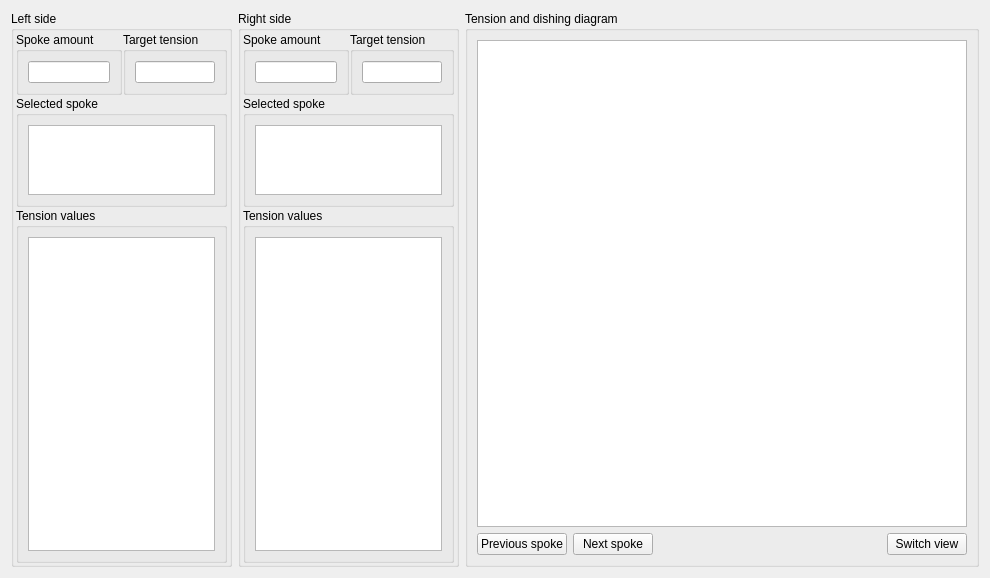
      <widget class="QWidget" name="tensionTab">
       <attribute name="title">
        <string>Tension a wheel</string>
       </attribute>
       <layout class="QHBoxLayout" name="horizontalLayoutTensionTabTop">
        <item>
         <layout class="QHBoxLayout" name="horizontalLayoutTensionTab" stretch="1,1,10">
          <item>
           <widget class="QGroupBox" name="groupBoxSideLeft">
            <property name="sizePolicy">
             <sizepolicy hsizetype="Preferred" vsizetype="Preferred">
              <horstretch>0</horstretch>
              <verstretch>0</verstretch>
             </sizepolicy>
            </property>
            <property name="title">
             <string>Left side</string>
            </property>
            <layout class="QVBoxLayout" name="verticalLayoutSideLeft" stretch="0,2,10">
             <property name="spacing">
              <number>1</number>
             </property>
             <property name="leftMargin">
              <number>2</number>
             </property>
             <property name="topMargin">
              <number>1</number>
             </property>
             <property name="rightMargin">
              <number>2</number>
             </property>
             <property name="bottomMargin">
              <number>1</number>
             </property>
             <item>
              <layout class="QHBoxLayout" name="horizontalLayoutAmountTensionLeft">
               <property name="topMargin">
                <number>0</number>
               </property>
               <item>
                <widget class="QGroupBox" name="groupBoxSpokeAmountLeft">
                 <property name="sizePolicy">
                  <sizepolicy hsizetype="Preferred" vsizetype="Preferred">
                   <horstretch>0</horstretch>
                   <verstretch>0</verstretch>
                  </sizepolicy>
                 </property>
                 <property name="title">
                  <string>Spoke amount</string>
                 </property>
                 <layout class="QVBoxLayout" name="verticalLayout">
                  <property name="spacing">
                   <number>6</number>
                  </property>
                  <item>
                   <widget class="QLineEdit" name="lineEditSpokeAmountLeft">
                    <property name="sizePolicy">
                     <sizepolicy hsizetype="Maximum" vsizetype="Maximum">
                      <horstretch>0</horstretch>
                      <verstretch>0</verstretch>
                     </sizepolicy>
                    </property>
                   </widget>
                  </item>
                 </layout>
                </widget>
               </item>
               <item>
                <spacer name="horizontalSpacerAmountTensionLeft">
                 <property name="orientation">
                  <enum>Qt::Orientation::Horizontal</enum>
                 </property>
                 <property name="sizeHint" stdset="0">
                  <size>
                   <width>40</width>
                   <height>20</height>
                  </size>
                 </property>
                </spacer>
               </item>
               <item>
                <widget class="QGroupBox" name="GroupBoxTargetTensionLeft">
                 <property name="sizePolicy">
                  <sizepolicy hsizetype="Maximum" vsizetype="Maximum">
                   <horstretch>0</horstretch>
                   <verstretch>0</verstretch>
                  </sizepolicy>
                 </property>
                 <property name="title">
                  <string>Target tension</string>
                 </property>
                 <layout class="QHBoxLayout" name="horizontalLayoutNewtonKgfLeft">
                  <item>
                   <widget class="QLineEdit" name="lineEditTargetTensionLeft">
                    <property name="sizePolicy">
                     <sizepolicy hsizetype="Maximum" vsizetype="Maximum">
                      <horstretch>0</horstretch>
                      <verstretch>0</verstretch>
                     </sizepolicy>
                    </property>
                   </widget>
                  </item>
                 </layout>
                </widget>
               </item>
              </layout>
             </item>
             <item>
              <widget class="QGroupBox" name="groupBoxSelectedSpokeLeft">
               <property name="title">
                <string>Selected spoke</string>
               </property>
               <layout class="QVBoxLayout" name="verticalLayoutSelectedSpokeLeft">
                <property name="spacing">
                 <number>6</number>
                </property>
                <item>
                 <widget class="QPlainTextEdit" name="plainTextEditSelectedSpokeLeft">
                  <property name="readOnly">
                   <bool>true</bool>
                  </property>
                 </widget>
                </item>
               </layout>
              </widget>
             </item>
             <item>
              <widget class="QGroupBox" name="groupBoxTensionValuesLeft">
               <property name="title">
                <string>Tension values</string>
               </property>
               <layout class="QVBoxLayout" name="verticalLayoutSelectedTensionValuesLeft">
                <property name="spacing">
                 <number>6</number>
                </property>
                <item>
                 <widget class="QTableView" name="tableViewTensionsLeft"/>
                </item>
               </layout>
              </widget>
             </item>
            </layout>
           </widget>
          </item>
          <item>
           <widget class="QGroupBox" name="groupBoxSideRight">
            <property name="sizePolicy">
             <sizepolicy hsizetype="Preferred" vsizetype="Preferred">
              <horstretch>0</horstretch>
              <verstretch>0</verstretch>
             </sizepolicy>
            </property>
            <property name="title">
             <string>Right side</string>
            </property>
            <layout class="QVBoxLayout" name="verticalLayoutSideRight" stretch="0,2,10">
             <property name="spacing">
              <number>1</number>
             </property>
             <property name="leftMargin">
              <number>2</number>
             </property>
             <property name="topMargin">
              <number>1</number>
             </property>
             <property name="rightMargin">
              <number>2</number>
             </property>
             <property name="bottomMargin">
              <number>1</number>
             </property>
             <item>
              <layout class="QHBoxLayout" name="horizontalLayoutAmountTensionRight">
               <property name="topMargin">
                <number>0</number>
               </property>
               <item>
                <widget class="QGroupBox" name="groupBoxSpokeAmountRight">
                 <property name="title">
                  <string>Spoke amount</string>
                 </property>
                 <layout class="QVBoxLayout" name="verticalLayoutSpokeAmountRight">
                  <property name="spacing">
                   <number>6</number>
                  </property>
                  <item>
                   <widget class="QLineEdit" name="lineEditSpokeAmountRight"/>
                  </item>
                 </layout>
                </widget>
               </item>
               <item>
                <spacer name="horizontalSpacerAmountTensionRight">
                 <property name="orientation">
                  <enum>Qt::Orientation::Horizontal</enum>
                 </property>
                 <property name="sizeHint" stdset="0">
                  <size>
                   <width>40</width>
                   <height>20</height>
                  </size>
                 </property>
                </spacer>
               </item>
               <item>
                <widget class="QGroupBox" name="GroupBoxTargetTensionRight">
                 <property name="sizePolicy">
                  <sizepolicy hsizetype="Maximum" vsizetype="Maximum">
                   <horstretch>0</horstretch>
                   <verstretch>0</verstretch>
                  </sizepolicy>
                 </property>
                 <property name="title">
                  <string>Target tension</string>
                 </property>
                 <layout class="QHBoxLayout" name="horizontalLayoutNewtonKgfRight">
                  <item>
                   <widget class="QLineEdit" name="lineEditTargetTensionRight">
                    <property name="sizePolicy">
                     <sizepolicy hsizetype="Maximum" vsizetype="Maximum">
                      <horstretch>0</horstretch>
                      <verstretch>0</verstretch>
                     </sizepolicy>
                    </property>
                   </widget>
                  </item>
                 </layout>
                </widget>
               </item>
              </layout>
             </item>
             <item>
              <widget class="QGroupBox" name="groupBoxSelectedSpokeRight">
               <property name="title">
                <string>Selected spoke</string>
               </property>
               <layout class="QVBoxLayout" name="verticalLayoutSelectedSpokeRight">
                <property name="spacing">
                 <number>6</number>
                </property>
                <item>
                 <widget class="QPlainTextEdit" name="plainTextEditSelectedSpokeRight">
                  <property name="readOnly">
                   <bool>true</bool>
                  </property>
                 </widget>
                </item>
               </layout>
              </widget>
             </item>
             <item>
              <widget class="QGroupBox" name="groupBoxTensionValuesRight">
               <property name="title">
                <string>Tension values</string>
               </property>
               <layout class="QVBoxLayout" name="verticalLayoutSelectedTensionValuesRight">
                <property name="spacing">
                 <number>6</number>
                </property>
                <item>
                 <widget class="QTableView" name="tableViewTensionsRight"/>
                </item>
               </layout>
              </widget>
             </item>
            </layout>
           </widget>
          </item>
          <item>
           <widget class="QGroupBox" name="groupBoxWheel">
            <property name="sizePolicy">
             <sizepolicy hsizetype="Preferred" vsizetype="Preferred">
              <horstretch>0</horstretch>
              <verstretch>0</verstretch>
             </sizepolicy>
            </property>
            <property name="title">
             <string>Tension and dishing diagram</string>
            </property>
            <layout class="QVBoxLayout" name="verticalLayoutMeasurement" stretch="10,0">
             <item>
              <layout class="QVBoxLayout" name="verticalLayoutWheelDiagram">
               <property name="spacing">
                <number>6</number>
               </property>
               <item>
                <widget class="QGraphicsView" name="graphicsViewDiagram"/>
               </item>
              </layout>
             </item>
             <item>
              <layout class="QGridLayout" name="gridLayoutTensionButtons">
               <property name="sizeConstraint">
                <enum>QLayout::SizeConstraint::SetDefaultConstraint</enum>
               </property>
               <item row="0" column="3">
                <spacer name="horizontalSpacerSpokeEditsLeft">
                 <property name="orientation">
                  <enum>Qt::Orientation::Horizontal</enum>
                 </property>
                 <property name="sizeHint" stdset="0">
                  <size>
                   <width>40</width>
                   <height>20</height>
                  </size>
                 </property>
                </spacer>
               </item>
               <item row="0" column="1">
                <widget class="QPushButton" name="pushButtonPreviousSpoke">
                 <property name="sizePolicy">
                  <sizepolicy hsizetype="Maximum" vsizetype="Preferred">
                   <horstretch>0</horstretch>
                   <verstretch>0</verstretch>
                  </sizepolicy>
                 </property>
                 <property name="text">
                  <string>Previous spoke</string>
                 </property>
                 <property name="icon">
                  <iconset theme="QIcon::ThemeIcon::GoPrevious"/>
                 </property>
                </widget>
               </item>
               <item row="0" column="2">
                <widget class="QPushButton" name="pushButtonNextSpoke">
                 <property name="sizePolicy">
                  <sizepolicy hsizetype="Maximum" vsizetype="Preferred">
                   <horstretch>0</horstretch>
                   <verstretch>0</verstretch>
                  </sizepolicy>
                 </property>
                 <property name="text">
                  <string>Next spoke</string>
                 </property>
                 <property name="icon">
                  <iconset theme="QIcon::ThemeIcon::GoNext"/>
                 </property>
                </widget>
               </item>
               <item row="0" column="4">
                <widget class="QPushButton" name="pushButtonSwitchView">
                 <property name="sizePolicy">
                  <sizepolicy hsizetype="Maximum" vsizetype="Preferred">
                   <horstretch>0</horstretch>
                   <verstretch>0</verstretch>
                  </sizepolicy>
                 </property>
                 <property name="text">
                  <string>Switch view</string>
                 </property>
                 <property name="icon">
                  <iconset theme="QIcon::ThemeIcon::MediaPlaylistRepeat"/>
                 </property>
                </widget>
               </item>
              </layout>
             </item>
            </layout>
           </widget>
          </item>
         </layout>
        </item>
       </layout>
      </widget>
